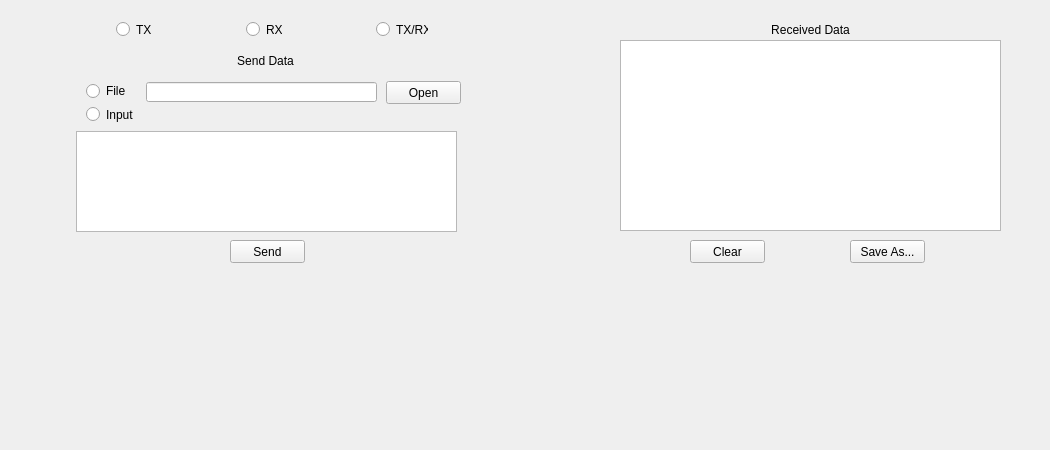
<?xml version="1.0" encoding="UTF-8"?>
<ui version="4.0">
 <class>GUI_DATA_TRANSMIT</class>
 <widget class="QWidget" name="GUI_DATA_TRANSMIT">
  <property name="geometry">
   <rect>
    <x>0</x>
    <y>0</y>
    <width>1050</width>
    <height>450</height>
   </rect>
  </property>
  <property name="windowTitle">
   <string>Form</string>
  </property>
  <widget class="QPlainTextEdit" name="msg_PlainText">
   <property name="geometry">
    <rect>
     <x>76</x>
     <y>131</y>
     <width>381</width>
     <height>101</height>
    </rect>
   </property>
  </widget>
  <widget class="QLineEdit" name="FilePathEdit">
   <property name="geometry">
    <rect>
     <x>146</x>
     <y>82</y>
     <width>231</width>
     <height>20</height>
    </rect>
   </property>
  </widget>
  <widget class="QPushButton" name="OpenFile_Button">
   <property name="geometry">
    <rect>
     <x>386</x>
     <y>81</y>
     <width>75</width>
     <height>23</height>
    </rect>
   </property>
   <property name="text">
    <string>Open</string>
   </property>
   <property name="autoDefault">
    <bool>false</bool>
   </property>
  </widget>
  <widget class="QRadioButton" name="TX_Radio">
   <property name="geometry">
    <rect>
     <x>116</x>
     <y>21</y>
     <width>35</width>
     <height>17</height>
    </rect>
   </property>
   <property name="text">
    <string>TX</string>
   </property>
   <attribute name="buttonGroup">
    <string notr="true">TX_RX_Sel</string>
   </attribute>
  </widget>
  <widget class="QPlainTextEdit" name="recv_PlainText">
   <property name="geometry">
    <rect>
     <x>620</x>
     <y>40</y>
     <width>381</width>
     <height>191</height>
    </rect>
   </property>
   <property name="readOnly">
    <bool>true</bool>
   </property>
  </widget>
  <widget class="QPushButton" name="ClearReceived_Button">
   <property name="geometry">
    <rect>
     <x>690</x>
     <y>240</y>
     <width>75</width>
     <height>23</height>
    </rect>
   </property>
   <property name="text">
    <string>Clear</string>
   </property>
   <property name="autoDefault">
    <bool>false</bool>
   </property>
  </widget>
  <widget class="QLabel" name="Receive_Label">
   <property name="geometry">
    <rect>
     <x>620</x>
     <y>20</y>
     <width>381</width>
     <height>20</height>
    </rect>
   </property>
   <property name="text">
    <string>Received Data</string>
   </property>
   <property name="alignment">
    <set>Qt::AlignCenter</set>
   </property>
  </widget>
  <widget class="QRadioButton" name="TX_RX_Radio">
   <property name="geometry">
    <rect>
     <x>376</x>
     <y>21</y>
     <width>52</width>
     <height>17</height>
    </rect>
   </property>
   <property name="text">
    <string>TX/RX</string>
   </property>
   <attribute name="buttonGroup">
    <string notr="true">TX_RX_Sel</string>
   </attribute>
  </widget>
  <widget class="QRadioButton" name="File_Radio">
   <property name="geometry">
    <rect>
     <x>86</x>
     <y>81</y>
     <width>51</width>
     <height>20</height>
    </rect>
   </property>
   <property name="text">
    <string>File</string>
   </property>
   <attribute name="buttonGroup">
    <string notr="true">MSG_Sel</string>
   </attribute>
  </widget>
  <widget class="QLabel" name="Send_Label">
   <property name="geometry">
    <rect>
     <x>75</x>
     <y>51</y>
     <width>381</width>
     <height>20</height>
    </rect>
   </property>
   <property name="text">
    <string>Send Data</string>
   </property>
   <property name="alignment">
    <set>Qt::AlignCenter</set>
   </property>
  </widget>
  <widget class="QRadioButton" name="Input_Radio">
   <property name="geometry">
    <rect>
     <x>86</x>
     <y>106</y>
     <width>49</width>
     <height>17</height>
    </rect>
   </property>
   <property name="text">
    <string>Input</string>
   </property>
   <attribute name="buttonGroup">
    <string notr="true">MSG_Sel</string>
   </attribute>
  </widget>
  <widget class="QRadioButton" name="RX_Radio">
   <property name="geometry">
    <rect>
     <x>246</x>
     <y>21</y>
     <width>36</width>
     <height>17</height>
    </rect>
   </property>
   <property name="text">
    <string>RX</string>
   </property>
   <attribute name="buttonGroup">
    <string notr="true">TX_RX_Sel</string>
   </attribute>
  </widget>
  <widget class="QPushButton" name="SaveAs_Button">
   <property name="geometry">
    <rect>
     <x>850</x>
     <y>240</y>
     <width>75</width>
     <height>23</height>
    </rect>
   </property>
   <property name="text">
    <string>Save As...</string>
   </property>
   <property name="autoDefault">
    <bool>false</bool>
   </property>
  </widget>
  <widget class="QPushButton" name="SendMSG_Button">
   <property name="geometry">
    <rect>
     <x>230</x>
     <y>240</y>
     <width>75</width>
     <height>23</height>
    </rect>
   </property>
   <property name="text">
    <string>Send</string>
   </property>
   <property name="autoDefault">
    <bool>false</bool>
   </property>
  </widget>
 </widget>
 <resources/>
 <connections/>
 <buttongroups>
  <buttongroup name="TX_RX_Sel"/>
  <buttongroup name="MSG_Sel"/>
 </buttongroups>
</ui>
